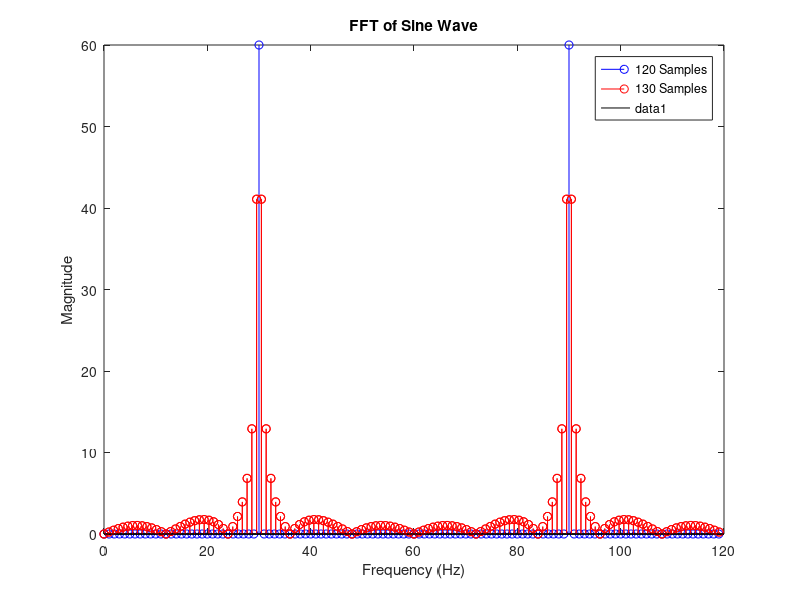
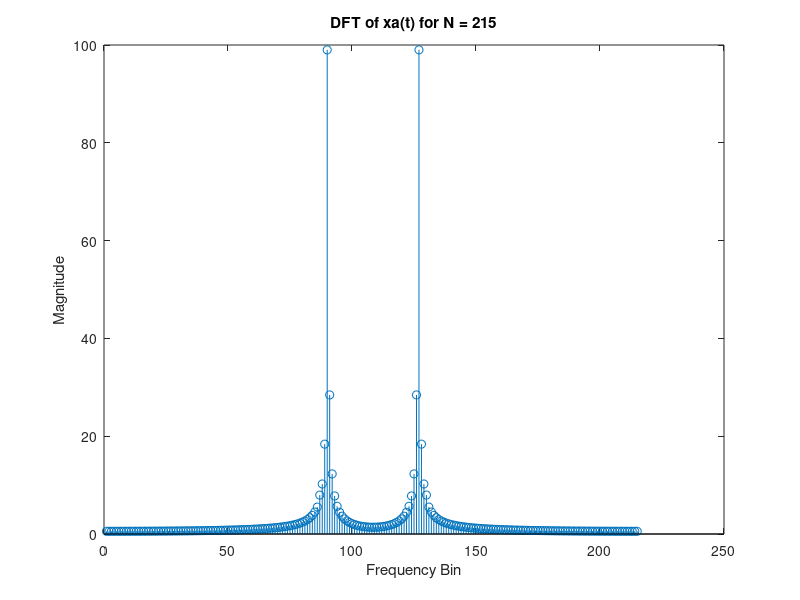
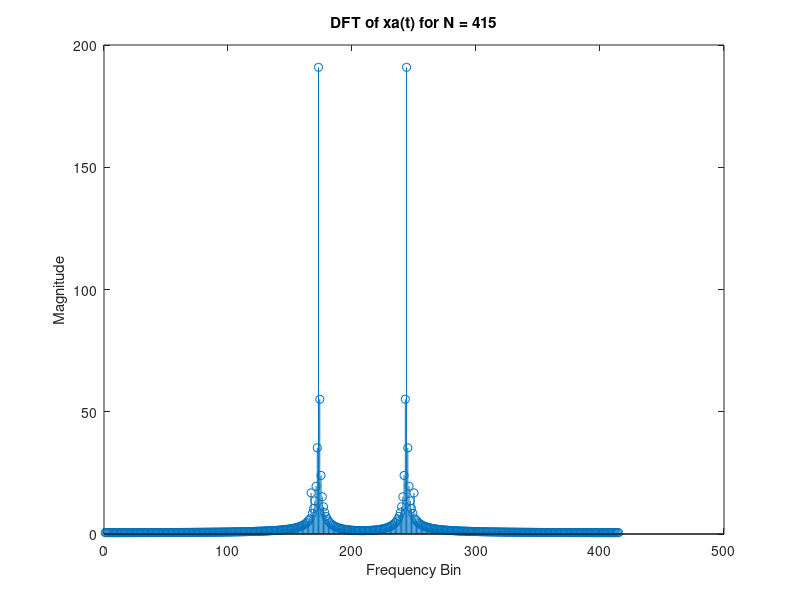
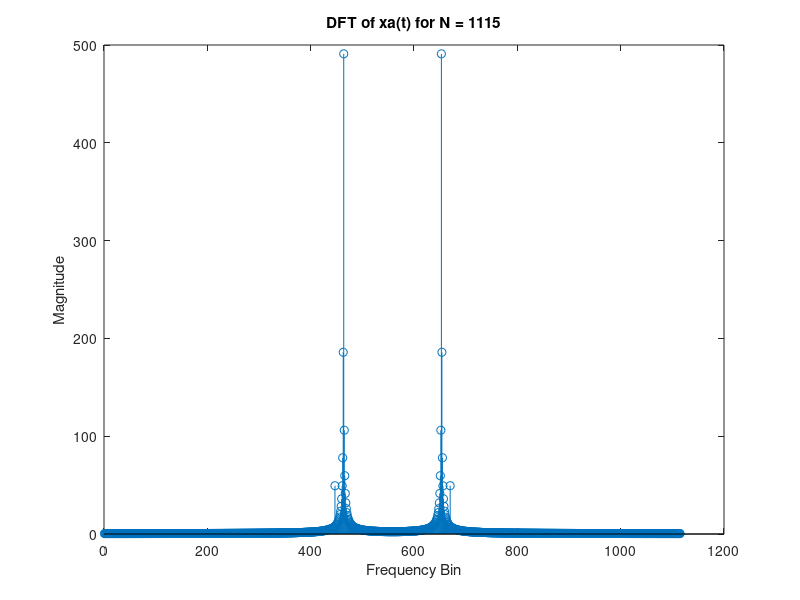

The MATLAB script that drew these images, in order: (Note: this script raises an error after producing the figures.)
%%%%%PROBLEM_1 
a=1+mod(282,3);
t = 0 : (2/120) : 2 - (2/120);
x = sin(2*pi*15*a*t);
figure
y1 = fft(x,120);
m1= abs(y1);
f1=  (0:length(y1)-1);
stem(f1,m1,'b')
hold on 
y2 = fft(x,130);
m2= abs(y2);
f2 =  (0:length(y2)-1)*120/length(y2);
stem(f2,m2,'r')
xlabel('Frequency (Hz)')
ylabel('Magnitude')
title('FFT of Sine Wave')
legend('120 Samples', '130 Samples')
hold off
hold on
y3 = fft(x,60);
m3= abs(y2);
f3 =  (0:length(y2)-1)*120/length(y2);
stem(f3,m3,'r')




% %%%%% PROBLEM_2
A_values = 160;
B_values = 166;
fs = 200; % Sampling rate (samples per second)
duration = 10; % Duration of the signal (seconds)

% Time vector
t = 0:1/fs:duration;

% Generate the signal xa(t)
xa = 0.1 * sin(A_values * pi * t) + cos(B_values * pi * t);

% Calculate the DFT for different sample sizes
sample_sizes = [215, 415, 1115, 1515, 1915];

for j = 1:length(sample_sizes)
   N = sample_sizes(j)
   X = fft(xa(1:N), N); % Compute the DFT

   % Plot the DFT
   figure;
   stem(abs(X));
   title(['DFT of xa(t) for N = ' num2str(N)]);
   xlabel('Frequency Bin');
   ylabel('Magnitude');
end



%%%%PROBLEM_3


duration = 10;             % Duration in seconds
sampling_rate = 200;       % Sampling rate in samples/second
A = 160; % A values
B = 166; % B values
% Time vector
t = 0:1/sampling_rate:duration;
% Generate signal xa(t)
xa = 0.1 * sin(A * pi * t) + cos(B * pi * t);
%Sample the signal
sample_indices = [215, 415, 1115, 1515, 1915];
for sample_idx = 1:length(sample_indices)
    num_samples = sample_indices(sample_idx);
    sampled_xa = xa(1:num_samples);

    % window = hann(num_samples);
    window = blackman(num_samples);
    windowed_xa = sampled_xa .* window';

    % Compute the DFT
    X = fft(windowed_xa);

    % Plot the DFT
    figure;
    stem(abs(X));
    title(['DFT of windowed xa(t) for \alpha = ', num2str(3), ', A = ', num2str(A), ', B = ', num2str(B), ', ', num2str(num_samples), ' samples']);
    xlabel('Frequency Bin');
    ylabel('Magnitude');
    xlim([0, num_samples]);
end

%%%% % PROBLEM 4
load("Exp4Data1.txt")
x = Exp4Data1 ;
m = abs(fft(x,10000));
f = (0:length(m)-1)*1/length(m);
figure(1)
stem(f,m)
title("With Rectangular Window")
xlabel("Frequnecy");
ylabel("Amplitude");

w = hamming(500);
x1 = Exp4Data1.* w' ; 
m1 = abs(fft(x1,10000));
f1 = (0:length(m1)-1)*1/length(m1);
figure(2)
stem(f1,m1)
title("With hamming")
xlabel("Frequency");
ylabel("Amplitude");